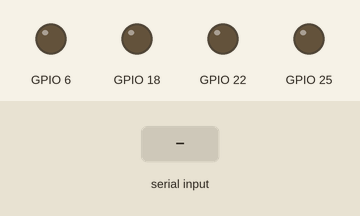
Recording of a program running on a simulated Raspberry Pi (BCM pin numbers). Parts: output pins drawn as LEDs (lit = HIGH). The test bench sets the inputs (shaded band). What the program prints to the terminal is not drawn.

Above: at 1.2 s.
1.3 s: "n" typed at the terminal, then Enter
At 2.4 s:
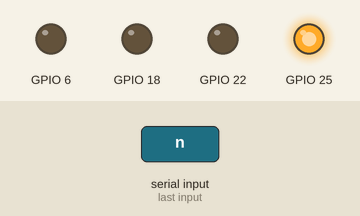
2.8 s: "b" typed at the terminal, then Enter
5.8 s: "f" typed at the terminal, then Enter
At 7.0 s:
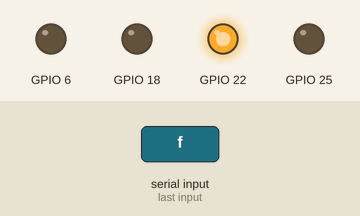
Timing chart, 0 to 10.3 s (numbered marks = the images above; inputs shaded):
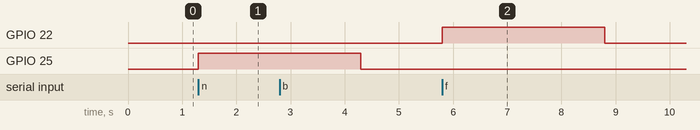

The program:

autocal.py
```python
# ══════════════════════════════════════════════════
#  autocal.py — finds your wiring AND prints config
# ══════════════════════════════════════════════════
import time
import RPi.GPIO as GPIO

PHYS = {4:7, 5:29, 6:31, 12:32, 13:33, 16:36, 17:11, 18:12, 19:35,
        22:15, 23:16, 24:18, 25:22, 26:37, 27:13}

try:
    import config
    CAND = [config.IN1, config.IN2, config.IN3, config.IN4]
except Exception:
    CAND = [18, 6, 22, 25]

GPIO.setmode(GPIO.BCM)
GPIO.setwarnings(False)
for p in CAND:
    GPIO.setup(p, GPIO.OUT)
    GPIO.output(p, GPIO.LOW)
print("[SAFETY] All pins LOW")

def ask(q):
    return (input(q).strip().lower() + "n")[0]

mapping, dead = {}, []

try:
    input("\nWheels off ground! ENTER to start...")
    for bcm in CAND:
        print(f"\n>> Pi pin {PHYS.get(bcm,'?')} (BCM {bcm}) — HIGH for 3s")
        GPIO.output(bcm, GPIO.HIGH)
        time.sleep(3)
        GPIO.output(bcm, GPIO.LOW)
        l = ask("   LEFT  wheel? [f]wd/[b]wd/[n]one: ")
        r = ask("   RIGHT wheel? [f]wd/[b]wd/[n]one: ")
        if l == "n" and r == "n":
            dead.append(bcm)
        if l in ("f", "b"): mapping[("left", l)] = bcm
        if r in ("f", "b"): mapping[("right", r)] = bcm

    print("\n" + "=" * 55)
    print("  AUTO-CALIBRATION RESULT")
    print("=" * 55)

    if dead:
        print("[X] DEAD signal paths (nothing spun):")
        for b in dead:
            print(f"    BCM {b} — Pi physical pin {PHYS.get(b,'?')}")
        print("    Fix that wire/terminal first, run autocal again.")

    need = [("left","b"), ("left","f"), ("right","b"), ("right","f")]
    if not dead and all(k in mapping for k in need):
        IN1 = mapping[("left","b")];  IN2 = mapping[("left","f")]
        IN3 = mapping[("right","b")]; IN4 = mapping[("right","f")]
        print("\n[OK] FOUND EVERYTHING! Replace the 4 IN lines in config.py:\n")
        print("IN1 = %d   # Pi pin %s — Left  Motor Backward" % (IN1, PHYS.get(IN1,'?')))
        print("IN2 = %d   # Pi pin %s — Left  Motor Forward"  % (IN2, PHYS.get(IN2,'?')))
        print("IN3 = %d   # Pi pin %s — Right Motor Backward" % (IN3, PHYS.get(IN3,'?')))
        print("IN4 = %d   # Pi pin %s — Right Motor Forward"  % (IN4, PHYS.get(IN4,'?')))

        input("\nFINAL VERIFY — ENTER and watch it drive!")
        for name, hi in [("FORWARD",    [IN2, IN4]),
                         ("BACKWARD",   [IN1, IN3]),
                         ("TURN LEFT",  [IN1, IN4]),
                         ("TURN RIGHT", [IN2, IN3])]:
            print("   %s ..." % name)
            for p in hi: GPIO.output(p, GPIO.HIGH)
            time.sleep(2)
            for p in CAND: GPIO.output(p, GPIO.LOW)
            time.sleep(0.5)
        print("\nIf those 4 moves looked right -> paste lines into config.py, then:")
        print("   sudo pkill -9 -f python3 ; python3 main.py   DONE!")
    else:
        print("[!] Not all directions found:", [k for k in need if k not in mapping])
except KeyboardInterrupt:
    print("\nStopped.")
finally:
    for p in CAND:
        GPIO.output(p, GPIO.LOW)
    GPIO.cleanup()
    print("[CLEANUP] done")
```

config.py
```python
# Raspberry Pi Configuration
RPI_IP = "192.168.4.241"

# Ports
ESP32_PORT     = 5005
COMMAND_PORT   = 5006
TELEMETRY_PORT = 5007

# ──────────────────────────────────────────────────────────
# L298N Motor Driver — CORRECTED FOR YOUR PHYSICAL PINS
# ──────────────────────────────────────────────────────────
IN1 = 25   # Pi pin 22 — Left  Motor Backward
IN2 = 22   # Pi pin 15 — Left  Motor Forward
IN3 = 6    # Pi pin 31 — Right Motor Backward
IN4 = 18   # Pi pin 12 — Right Motor Forward
```

Measured:
- after the input at 1.3 s, GPIO 25: LOW → HIGH at once
- after the input at 5.8 s, GPIO 22: LOW → HIGH at once, → LOW 3.0 s later
